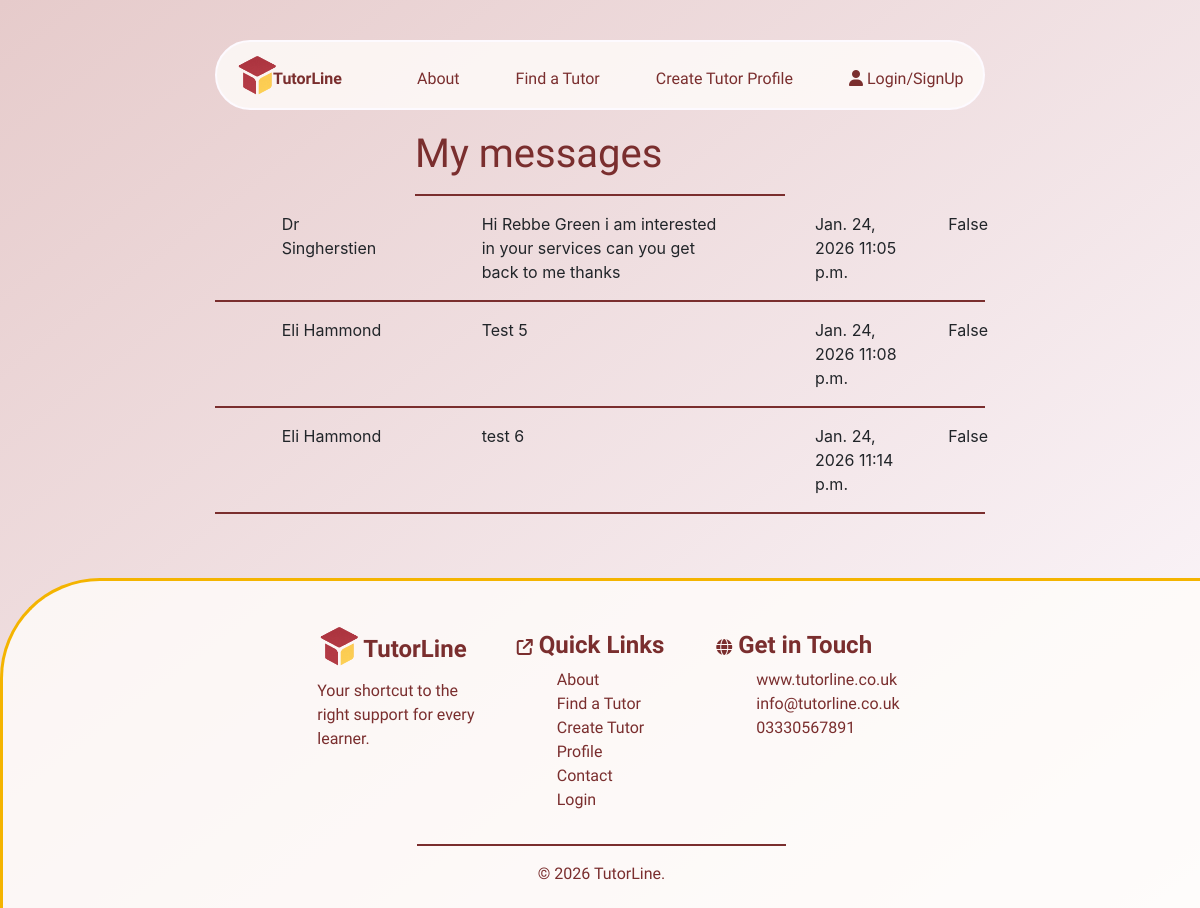
The page /messaging/ on the database its author committed.
### messaging/models.py (models this page shows, shortened)
class Message(models.Model):
    send_to = models.CharField(max_length=254)
    name = models.CharField(max_length=254)
    Phone = models.CharField(max_length=254)
    email = models.EmailField()
    message = models.TextField()
    day_sent = models.DateField(auto_now=True)
    time_sent = models.TimeField(auto_now=True)
    read = models.BooleanField(default=False)

### messaging/views.py (the view)
# urls.py: path('', views.messaging, name='messaging'),
def messaging(request):
    message = Message.objects.all()
    return render(request, 'messaging/messaging.html', {'message': message})

### messaging/templates/messaging/messaging.html (shortened to what this page needs)
{% extends "base.html" %}
{% load static %}
{% block extracss%}
    <link rel="stylesheet" href="{% static 'css/messaging.css' %}">
{% endblock %}
{% block content %}
<div class="container-fluid">
    <div class="row">
        <div class="col-4"></div>
        <div class="col-4">
            <h1>My messages</h1>
            <hr>
        </div>
        <div class="col-4"></div>
    </div>
</div>
<section>
    <div class="container-fluid">
        <div class="row">
            <div class="col-2"></div>
            <div class="col-8">
                {% for m in message %}
                {% if m.send_to == user.username %}
                <div class="row">
                    <div class="col-1"></div>
                    <div class="col-2">{{ m.name }}</div>
                    <div class="col-1"></div>
                    <div class="col-4">{{ m.message }}</div>
                    <div class="col-1"></div>
                    <div class="col-2">{{ m.day_sent }} {{ m.time_sent }}</div>
                    <div class="col-1">{{ m.read }}</div>
                </div>
                <hr>
                {% endif %}
                {% endfor %}
            </div>
            <div class="col-2"></div>
        </div>
    </div>
</section>
{% endblock %}

### static/css/base.css (style rules this page uses)
:root { --light-clr:#fdfaff; --opaque:rgba(122, 46, 46, 0.8); --comp-opaque:rgba(122, 46, 46, 0); --drk-clr:#7a2e2e; --ylw-clr:#F4B400; --ylw-opaque:rgba(244, 180, 0, 0.6); --light-opaque:rgba(255, 253, 250, 0.8); --light-opaque-1:rgba(255, 253, 250, 0.6); --light-opaque-2:rgba(255, 253, 250, 0.4); --main-font:"Schibsted Grotesk", sans-serif; }
hr { border:solid 0.5px var(--drk-clr) !important; }
html body { background-image: linear-gradient(to bottom right, #e6cbcb, var(--light-clr)); }

### static/css/messaging.css (style rules this page uses)
h1 { font-family: var(--main-font); color:var(--drk-clr); margin-top: 20px; }

### rows shown on the page
Message: name "Dr Singherstien", message "Hi Rebbe Green i am interested in your services can you get back to me thanks", day_sent "Jan. 24, 2026", time_sent "11:05 p.m.", read "False"
Message: name "Eli Hammond", message "Test 5", day_sent "Jan. 24, 2026", time_sent "11:08 p.m.", read "False"
Message: name "Eli Hammond", message "test 6", day_sent "Jan. 24, 2026", time_sent "11:14 p.m.", read "False"
